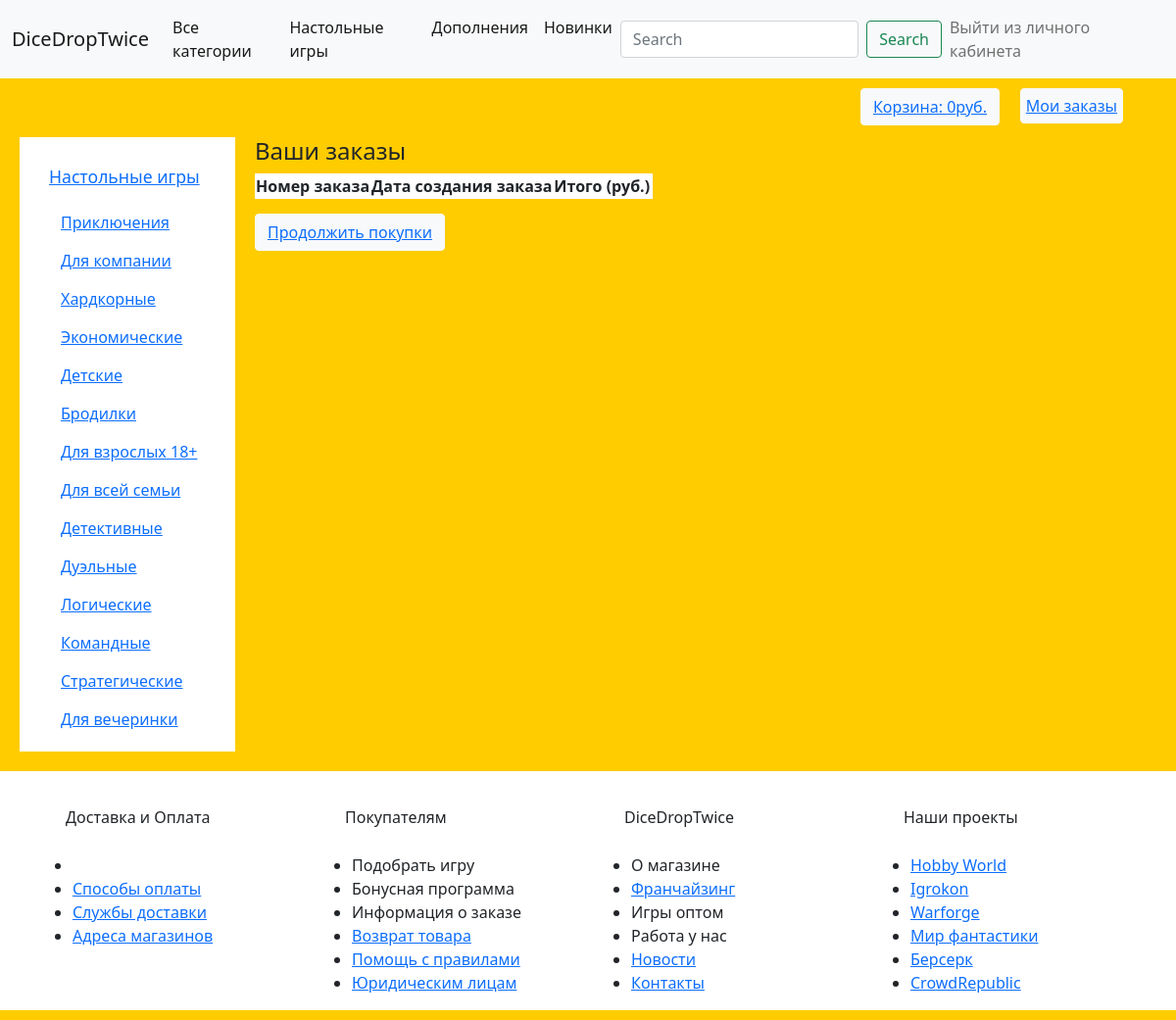
/order/created_orders/ (signed in), run on an earlier commit of the app's database.
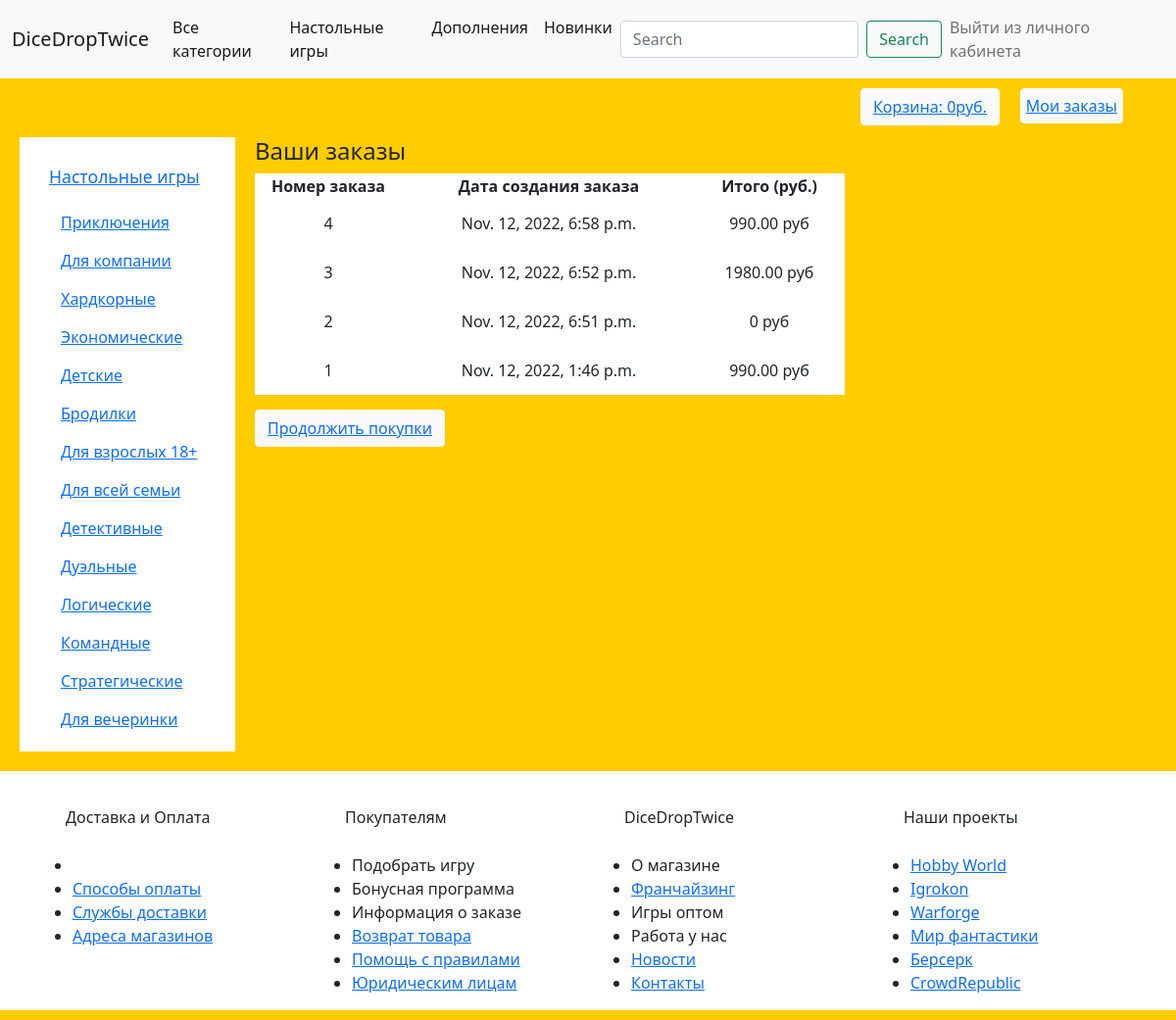
And on a later commit of the database.
### orders/models.py (models this page shows, shortened)
class Order(models.Model):
    user = models.ForeignKey(User, related_name='user_orders', null=True, on_delete=models.PROTECT)
    first_name = models.CharField(max_length=50)
    last_name = models.CharField(max_length=50)
    email = models.EmailField()
    address = models.CharField(max_length=250)
    postal_code = models.CharField(max_length=20)
    city = models.CharField(max_length=100)
    created = models.DateTimeField(auto_now_add=True)
    updated = models.DateTimeField(auto_now=True)
    paid = models.BooleanField(default=False)
    class Meta:
        ordering = ('-created',)
        verbose_name = 'Заказ'
        verbose_name_plural = 'Заказы'
    def get_total_cost(self):
        return sum(item.get_cost() for item in self.items.all())

class OrderItem(models.Model):
    order = models.ForeignKey(Order, related_name='items', on_delete=models.PROTECT)
    product = models.ForeignKey(Boardgame, related_name='order_items', on_delete=models.PROTECT)
    price = models.DecimalField(max_digits=10, decimal_places=2)
    quantity = models.PositiveIntegerField(default=1)
    def get_cost(self):
        return self.price * self.quantity

### orders/views.py (the view)
# urls.py: path('created_orders/', views.my_orders, name='order_list'),
def my_orders(request):
    orders = Order.objects.filter(user=request.user)
    return render(request, 'orders/order/order_list.html',
                  {'orders': orders, })

### cart/cart.py (called while the page is built)
    def get_total_price(self):
        return sum(Decimal(item['price']) * item['quantity'] for item in
                   self.cart.values())

### cart/context_processors.py (called while the page is built)
def cart(request):
    return {'cart': Cart(request)}

### orders/templates/orders/order/order_list.html (shortened to what this page needs)
{% extends "boardgames/base.html" %}
{% block body_1 %}
    <table class="cart">
        <h4 class="text_1">Ваши заказы</h4>
    <thead class="row1">
        <tr align="center">
            <th>Номер заказа</th>
            <th>Дата создания заказа</th>
            <th>Итого (руб.)</th>
            <th> </th>
        </tr>
    </thead>
        <tbody>
        {% if user.is_authenticated %}
        {% for order in orders %}
                <tr align="center">
                    <td class="col1">{{ order.pk }}</td>
                    <td class="col2">{{ order.created }}</td>
                    <td class="num">{{ order.get_total_cost }} руб</td>
                </tr>
       {% endfor %}
        {% else %}
        <h4> Для просмотра Ваших заказов необходимо авторизоваться.</h4>
        {% endif %}
        </tbody>
    </table>
{% endblock %}
{% block body %}
<div class="container_4">
    <button type="button" class="btn btn-light"><a href="{% url 'boardgames:boardgame_list' %}">Продолжить покупки</a></button>
</div>
{% endblock %}

What changed in the data, as far as the page shows it:
now on this page (row edited): Order: pk "4", created "Nov. 12, 2022, 6:58 p.m.", get_total_cost "990.00"
now on this page (row edited): Order: pk "3", created "Nov. 12, 2022, 6:52 p.m.", get_total_cost "1980.00"
now on this page (row edited): Order: pk "2", created "Nov. 12, 2022, 6:51 p.m.", get_total_cost "0"
now on this page (row edited): Order: pk "1", created "Nov. 12, 2022, 1:46 p.m.", get_total_cost "990.00"
